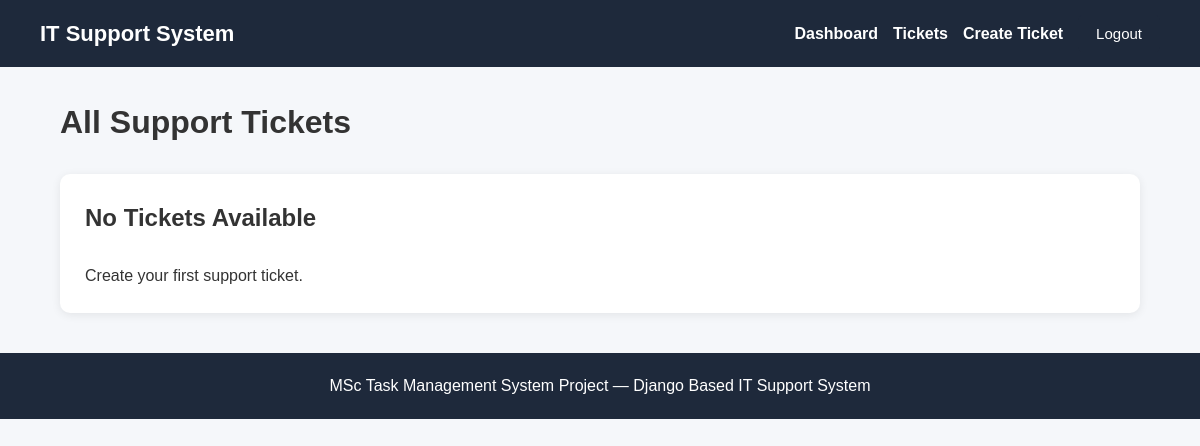
Before: /tickets/ (signed in) with the older database file.
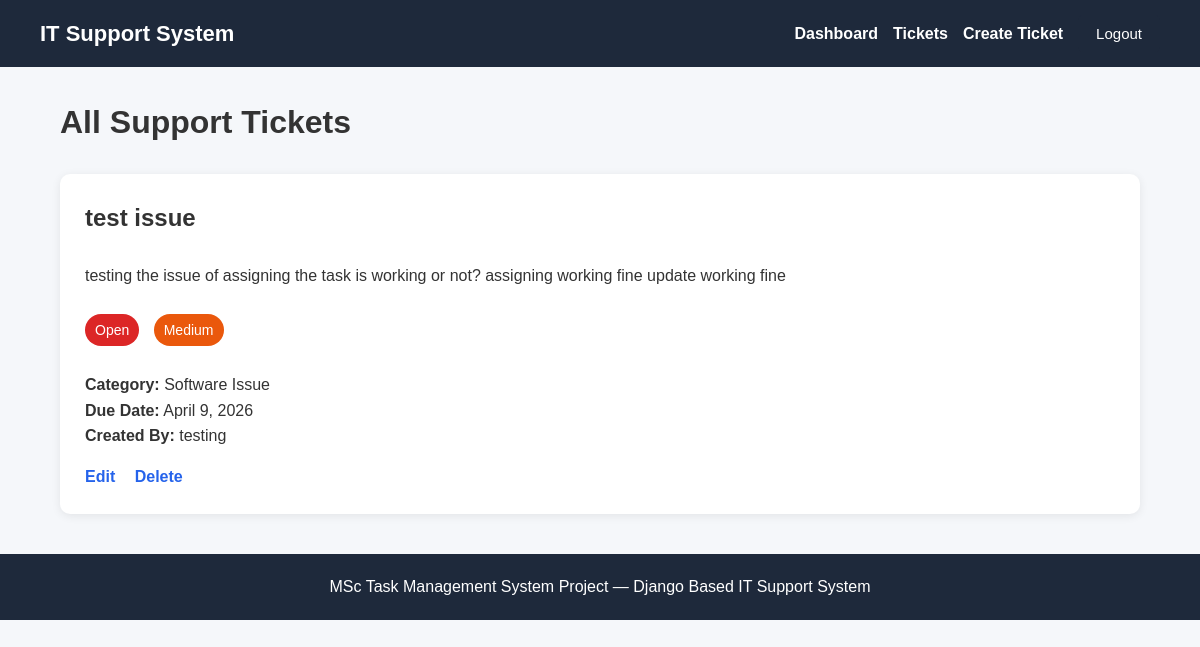
After: the same page with the newer database file.
### ITSystem/models.py (models this page shows, shortened)
class Ticket(models.Model):
    PRIORITY_CHOICES = [
        ('Low', 'Low'),
        ('Medium', 'Medium'),
        ('High', 'High'),
    ]
    STATUS_CHOICES = [
        ('Open', 'Open'),
        ('In Progress', 'In Progress'),
        ('Resolved', 'Resolved'),
    ]
    title = models.CharField(max_length=200)
    description = models.TextField()
    due_date = models.DateField()
    priority = models.CharField(
        max_length=20,
        choices=PRIORITY_CHOICES
    )
    status = models.CharField(
        max_length=20,
        choices=STATUS_CHOICES,
        default='Open'
    )
    category = models.ForeignKey(
        Category,
        on_delete=models.CASCADE
    )
    created_by = models.ForeignKey(
        User,
        on_delete=models.CASCADE
    )
    created_at = models.DateTimeField(auto_now_add=True)

class Category(models.Model):
    name = models.CharField(max_length=100)
    def __str__(self):
        return self.name

### ITSystem/views.py (the view)
# urls.py: path('tickets/', views.ticket_list, name='ticket_list'),
@login_required
def ticket_list(request):
    tickets = Ticket.objects.all()
    return render(request, 'tasks/ticket_list.html', {
        'tickets': tickets
    })

### ITSystem/templates/tasks/ticket_list.html
{% extends 'base.html' %}
{% block content %}
<h1>All Support Tickets</h1>
<br>
{% if tickets %}
    {% for ticket in tickets %}
        <div class="card">
            <h2>{{ ticket.title }}</h2>
            <br>
            <p>{{ ticket.description }}</p>
            <br>
            <span class="badge
                {% if ticket.status == 'Open' %}
                    open
                {% elif ticket.status == 'In Progress' %}
                    progress
                {% else %}
                    resolved
                {% endif %}
            ">
                {{ ticket.status }}
            </span>
            <span class="badge
                {% if ticket.priority == 'Low' %}
                    low
                {% elif ticket.priority == 'Medium' %}
                    medium
                {% else %}
                    high
                {% endif %}
            ">
                {{ ticket.priority }}
            </span>
            <br><br>
            <p>
                <strong>Category:</strong>
                {{ ticket.category }}
            </p>
            <p>
                <strong>Due Date:</strong>
                {{ ticket.due_date }}
            </p>
            <p>
                <strong>Created By:</strong>
                {{ ticket.created_by }}
            </p>
            {% if request.user == ticket.created_by or request.user.is_superuser %}
                <div class="ticket-actions">
                    <a href="/tickets/update/{{ ticket.id }}/">
                        Edit
                    </a>
                    <a href="/tickets/delete/{{ ticket.id }}/">
                        Delete
                    </a>
                </div>
            {% endif %}
        </div>
    {% endfor %}
{% else %}
    <div class="card">
        <h2>No Tickets Available</h2>
        <br>
        <p>
            Create your first support ticket.
        </p>
    </div>
{% endif %}
{% endblock %}

Changed rows visible on the page:
added Ticket: title "test issue", description "testing the issue of assigning the task is working or not? assigning working fine update working fine", status "Open", priority "Medium", category "Software Issue", due_date "April 9, 2026", created_by "testing"
Other visible differences:
text no longer shown: "No Tickets Available Create your first support ticket."
